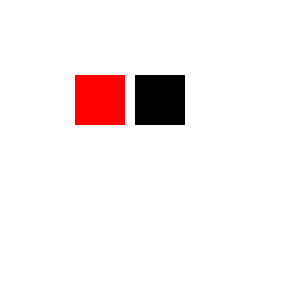
Frame 1 (no input)
Frame 60 (the mouse pressed at the canvas centre just before this capture): identical to frame 1, image omitted
Frame 120 (the mouse held since frame 60 and released just before this capture): identical to frame 1, image omitted

The Processing sketch that drew this single still picture (run headless with seeded random() and noise(); from frame 60 on, the mouse is pressed at the canvas centre):

// Processing sketch: processing_75566
// ── processing_75566.pde

/*Nicole Strang
  ITGM 315 -- Processing
  10/15/2012
  Final Project -- Prototypes
  
  Prototype 1
  This exercise mainly continues a study in object orientation. The class contains rectangles which represent the puzzle pieces. Each rectangle is assigned a color
  from a separate color array. In draw, if the mouse is clicked within a rectangle's boundaries, then the computer prints the array value of the selected rectangle.
  To keep the computer from returning more than one value at a time, frame rate is reduced.
  
  Concrete understanding of class structure is necessary to creating a successful game.
  */


Puzzle[] pieces = new Puzzle[2];
color[] cVal = new color[2];

int i;
int spacing = 0;

void setup(){
  
  frameRate(12);
  size(300,300);
  background(255);
  rectMode(CENTER);
  
  cVal[0] = color(255,0,0);
  cVal[1] = color(0,0,0);
  
  for(int i=0; i<pieces.length; i++){
    pieces[i] = new Puzzle(i, width/3+spacing, height/3, 50, 50, cVal[i]);
    pieces[i].create();
    spacing+=60;
  }
  
}



void draw(){
  for(int i=0; i<pieces.length; i++){
    if(mousePressed==true && mouseX>=pieces[i].sendX()-24 && mouseX<=pieces[i].sendX()+24 && mouseY>=pieces[i].sendY()-24 && mouseY<=pieces[i].sendY()+24){
      print(pieces[i].sendValue() + " ||| ");
    }
  }
  
}



class Puzzle{
  
  int value, xpos, ypos, w, h;
  color col;
 
 Puzzle(int val, int xval, int yval, int wide, int high, color c){
  value = val;
  xpos = xval;
  ypos = yval;
  col = c;
  w = wide;
  h = high;
 }

  void storeValue(int val){
    value = val;
  }
  
  int sendValue(){
    return value;
  }
  
  int sendX(){
    return xpos;
  }
  
  int sendY(){
    return ypos;
  }
  
  void create(){
    noStroke();
    fill(col);
    rect(xpos,ypos,w,h);
  }
  
}
